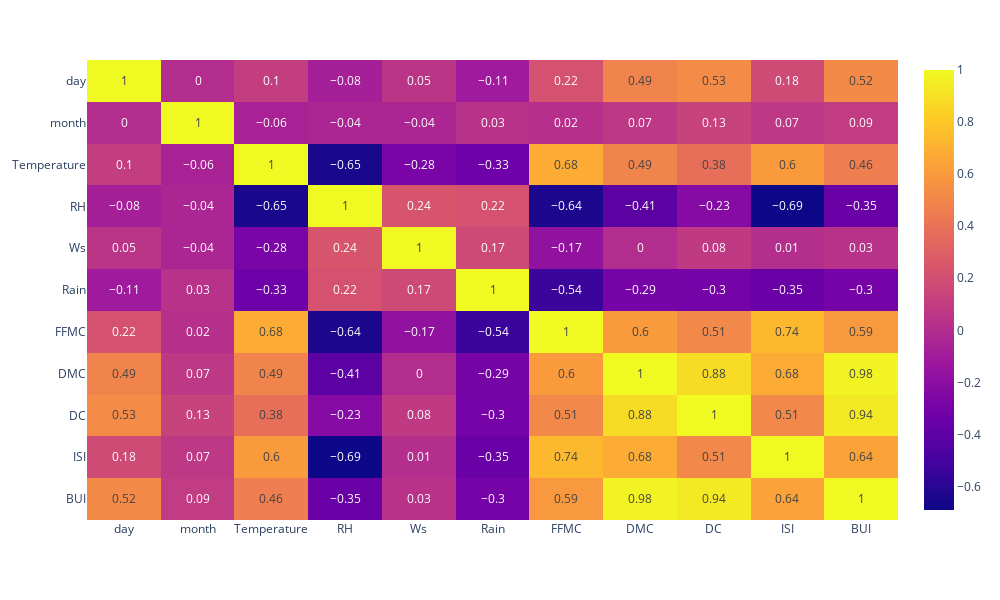

The notebook cell saved with this chart:
### Markdown cell above
We see that there are relatively few outliers in our features. Moreover we see that the ranges are relatively uniform between features, except for DC during september.

### Code cell
px.imshow(forest_fires_fwi.correlations(), text_auto=True, aspect="auto", width=1000, height=600)

### Figure 1 — Plotly figure (JSON) as saved in the notebook; plotly's stock layout.template omitted (floating-point values rounded to 4 significant figures)
{"data": [{"coloraxis": "coloraxis", "hovertemplate": "x: %{x}<br>y: %{y}<br>color: %{z}<extra></extra>", "name": "0", "texttemplate": "%{z}", "type": "heatmap", "x": ["day", "month", "Temperature", "RH", "Ws", "Rain", "FFMC", "DMC", "DC", "ISI", "BUI"], "xaxis": "x", "y": ["day", "month", "Temperature", "RH", "Ws", "Rain", "FFMC", "DMC", "DC", "ISI", "BUI"], "yaxis": "y", "z": [[1, 0, 0.1, -0.08, 0.05, -0.11, 0.22, 0.49, 0.53, 0.18, 0.52], [0, 1, -0.06, -0.04, -0.04, 0.03, 0.02, 0.07, 0.13, 0.07, 0.09], [0.1, -0.06, 1, -0.65, -0.28, -0.33, 0.68, 0.49, 0.38, 0.6, 0.46], [-0.08, -0.04, -0.65, 1, 0.24, 0.22, -0.64, -0.41, -0.23, -0.69, -0.35], [0.05, -0.04, -0.28, 0.24, 1, 0.17, -0.17, 0, 0.08, 0.01, 0.03], [-0.11, 0.03, -0.33, 0.22, 0.17, 1, -0.54, -0.29, -0.3, -0.35, -0.3], [0.22, 0.02, 0.68, -0.64, -0.17, -0.54, 1, 0.6, 0.51, 0.74, 0.59], [0.49, 0.07, 0.49, -0.41, 0, -0.29, 0.6, 1, 0.88, 0.68, 0.98], [0.53, 0.13, 0.38, -0.23, 0.08, -0.3, 0.51, 0.88, 1, 0.51, 0.94], [0.18, 0.07, 0.6, -0.69, 0.01, -0.35, 0.74, 0.68, 0.51, 1, 0.64], [0.52, 0.09, 0.46, -0.35, 0.03, -0.3, 0.59, 0.98, 0.94, 0.64, 1]]}], "layout": {"coloraxis": {"colorscale": [[0, "#0d0887"], [0.1111, "#46039f"], [0.2222, "#7201a8"], [0.3333, "#9c179e"], [0.4444, "#bd3786"], [0.5556, "#d8576b"], [0.6667, "#ed7953"], [0.7778, "#fb9f3a"], [0.8889, "#fdca26"], [1, "#f0f921"]]}, "height": 600, "margin": {"t": 60}, "width": 1000, "xaxis": {"anchor": "y", "domain": [0, 1]}, "yaxis": {"anchor": "x", "autorange": "reversed", "domain": [0, 1]}}}
